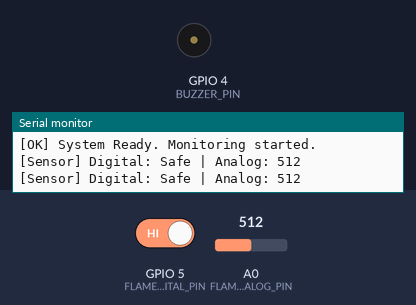
A sketch run on a simulated ESP8266 (NodeMCU). Parts: buzzer (waves = sounding, pin HIGH), the last lines printed to the serial monitor. The inputs (shaded band) are chosen by the test bench; at power-on: GPIO 5 (FLAME_DIGITAL_PIN) HIGH, A0 (FLAME_ANALOG_PIN) = 512. WiFi joins after 1.5 s; servers stay silent unless stated.

Above: at 4.2 s.
4.3 s: GPIO 5 (FLAME_DIGITAL_PIN) driven LOW
At 5.6 s:
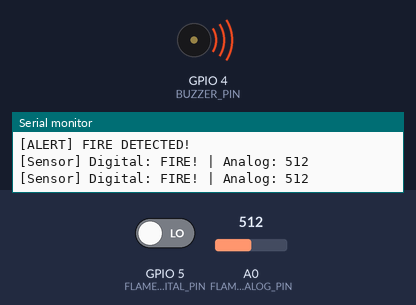
6.0 s: GPIO 5 (FLAME_DIGITAL_PIN) driven HIGH
At 6.7 s:
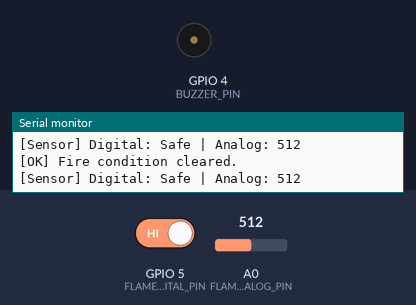
Timing chart, 0 to 9.0 s (numbered marks = the images above; inputs shaded):
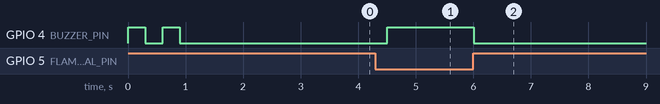

The sketch:

fire_main.ino
```cpp
/*
 * ============================================================
 *  Intelligent Fire Detection System
 * ============================================================
 *  Hardware:
 *    - ESP8266 NodeMCU
 *    - Flame Sensor  → Digital: D1 (GPIO5), Analog: A0
 *    - Buzzer        → D2 (GPIO4)
 *    - Power         → USB 5V via micro USB
 * ============================================================
 *  Platform: Blynk IoT (v2.0)
 *  Libraries Required:
 *    - BlynkSimpleEsp8266  (Blynk library)
 *    - ESP8266WiFi         (built-in)
 *    - ESP8266HTTPClient   (built-in)
 * ============================================================
 *  Blynk Virtual Pins:
 *    V0 → Fire sensor analog value (gauge widget)
 *    V1 → Detection status (LED widget: 0=safe, 1=fire)
 *    V2 → Event log (terminal widget)
 * ============================================================
 */

#define BLYNK_TEMPLATE_ID   "YOUR_TEMPLATE_ID"
#define BLYNK_TEMPLATE_NAME "Fire Detection System"
#define BLYNK_AUTH_TOKEN    "YOUR_BLYNK_AUTH_TOKEN"

#include <ESP8266WiFi.h>
#include <BlynkSimpleEsp8266.h>

// ─── WiFi Credentials ───────────────────────────────────────
#define WIFI_SSID       "YOUR_WIFI_SSID"
#define WIFI_PASSWORD   "YOUR_WIFI_PASSWORD"

// ─── Pin Definitions ────────────────────────────────────────
#define FLAME_DIGITAL_PIN  5    // D1 → GPIO5 (digital output from sensor)
#define BUZZER_PIN         4    // D2 → GPIO4 (buzzer output)
#define FLAME_ANALOG_PIN   A0   // Analog intensity reading

// ─── Thresholds & Timing ────────────────────────────────────
#define SENSOR_INTERVAL_MS    500    // Read sensor every 500ms
#define CLOUD_INTERVAL_MS     2000   // Send to cloud every 2s
#define BUZZER_BEEP_MS        200    // Beep duration

// ─── Blynk Virtual Pins ─────────────────────────────────────
#define VPIN_ANALOG     V0
#define VPIN_STATUS     V1
#define VPIN_LOG        V2

// ─── State Variables ────────────────────────────────────────
bool     fireDetected      = false;
bool     prevFireState     = false;
bool     buzzerOn          = false;
int      analogValue       = 0;
int      alertCount        = 0;

unsigned long lastSensorRead  = 0;
unsigned long lastCloudUpdate = 0;
unsigned long buzzerStart     = 0;

BlynkTimer timer;

// ════════════════════════════════════════════════════════════
void setup() {
  Serial.begin(115200);
  Serial.println("\n[BOOT] Intelligent Fire Detection System");

  pinMode(FLAME_DIGITAL_PIN, INPUT);
  pinMode(BUZZER_PIN, OUTPUT);
  digitalWrite(BUZZER_PIN, LOW);

  // Startup beep
  beepBuzzer(2, 300);

  // Connect WiFi + Blynk
  Blynk.begin(BLYNK_AUTH_TOKEN, WIFI_SSID, WIFI_PASSWORD);

  // Timer for sensor reading
  timer.setInterval(SENSOR_INTERVAL_MS, readFireSensor);
  // Timer for cloud update
  timer.setInterval(CLOUD_INTERVAL_MS, sendToCloud);

  Serial.println("[OK] System Ready. Monitoring started.");
  Blynk.logEvent("system_online", "Fire Detection System is Online and Monitoring.");
}

// ════════════════════════════════════════════════════════════
void loop() {
  Blynk.run();
  timer.run();

  // Auto stop buzzer after 3 seconds
  if (buzzerOn && (millis() - buzzerStart >= 3000)) {
    if (!fireDetected) {
      digitalWrite(BUZZER_PIN, LOW);
      buzzerOn = false;
    }
  }
}

// ════════════════════════════════════════════════════════════
void readFireSensor() {
  int  digitalVal = digitalRead(FLAME_DIGITAL_PIN);
  analogValue     = analogRead(FLAME_ANALOG_PIN);

  // Digital LOW = fire detected (active LOW sensor)
  fireDetected = (digitalVal == LOW);

  Serial.printf("[Sensor] Digital: %s | Analog: %d\n",
    fireDetected ? "FIRE!" : "Safe", analogValue);

  // Fire just detected (rising edge)
  if (fireDetected && !prevFireState) {
    triggerFireAlert();
  }

  // Fire cleared
  if (!fireDetected && prevFireState) {
    fireCleared();
  }

  prevFireState = fireDetected;

  // Keep buzzer ON while fire persists
  if (fireDetected) {
    digitalWrite(BUZZER_PIN, HIGH);
    buzzerOn    = true;
    buzzerStart = millis();
  }
}

// ════════════════════════════════════════════════════════════
void triggerFireAlert() {
  alertCount++;
  Serial.println("[ALERT] FIRE DETECTED!");

  // Buzzer ON
  digitalWrite(BUZZER_PIN, HIGH);
  buzzerOn    = true;
  buzzerStart = millis();

  // Blynk push notification
  Blynk.logEvent("fire_alert",
    "FIRE DETECTED! Sensor Value: " + String(analogValue) +
    " | Alert #" + String(alertCount));

  // Update Blynk status LED → RED
  Blynk.virtualWrite(VPIN_STATUS, 255);

  // Log to terminal
  Blynk.virtualWrite(VPIN_LOG,
    "FIRE ALERT #" + String(alertCount) +
    " | Sensor: " + String(analogValue) + "\n");
}

// ════════════════════════════════════════════════════════════
void fireCleared() {
  Serial.println("[OK] Fire condition cleared.");
  digitalWrite(BUZZER_PIN, LOW);
  buzzerOn = false;

  // Update Blynk status LED → GREEN (safe)
  Blynk.virtualWrite(VPIN_STATUS, 0);

  // Log to terminal
  Blynk.virtualWrite(VPIN_LOG, "All Clear. System back to monitoring.\n");

  Blynk.logEvent("fire_cleared", "Fire condition cleared. System monitoring resumed.");
}

// ════════════════════════════════════════════════════════════
void sendToCloud() {
  // Send analog sensor value to gauge widget
  Blynk.virtualWrite(VPIN_ANALOG, analogValue);

  // Send detection status
  Blynk.virtualWrite(VPIN_STATUS, fireDetected ? 255 : 0);
}

// ════════════════════════════════════════════════════════════
void beepBuzzer(int times, int delayMs) {
  for (int i = 0; i < times; i++) {
    digitalWrite(BUZZER_PIN, HIGH);
    delay(delayMs);
    digitalWrite(BUZZER_PIN, LOW);
    delay(delayMs);
  }
}
```

Measured:
- after the input at 4.3 s, GPIO 4 (BUZZER_PIN): LOW → HIGH after 0.20 s
- after the input at 6.0 s, GPIO 4 (BUZZER_PIN): HIGH → LOW at once
